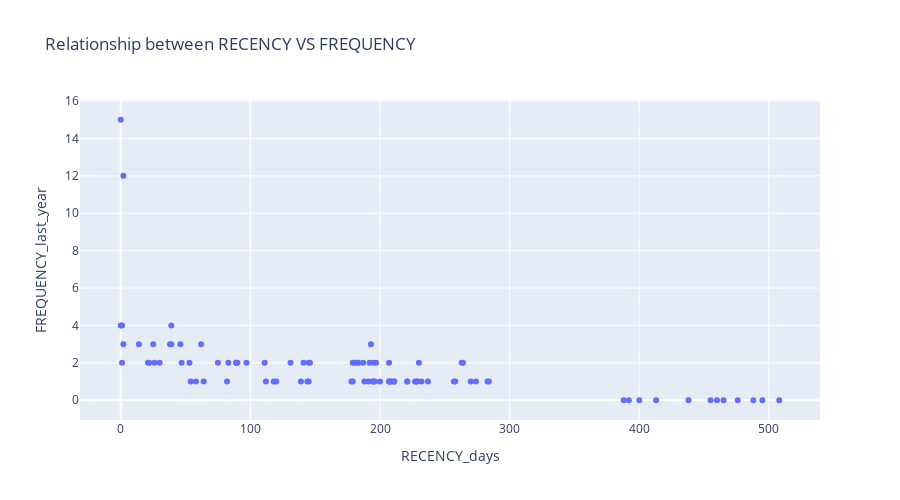

The notebook cell saved with this chart:
### Markdown cell above
Bivariate analysis entails determining the correlation between two features.
Let's check the relationship between the Recency and the Frequency

### Code cell
fig = px.scatter(
    data_frame=customer_df,
    x = "RECENCY_days",
    y= "FREQUENCY_last_year",
    title = "Relationship between RECENCY VS FREQUENCY",
    # color = "COUNTRY",
    height=500
)
fig.show()

### Figure 1 — Plotly figure (JSON) as saved in the notebook; plotly's stock layout.template omitted (floating-point values rounded to 4 significant figures)
{"data": [{"hovertemplate": "RECENCY_days=%{x}<br>FREQUENCY_last_year=%{y}<extra></extra>", "legendgroup": "", "marker": {"color": "#636efa", "symbol": "circle"}, "mode": "markers", "name": "", "orientation": "v", "showlegend": false, "type": "scatter", "x": [195, 64, 264, 83, 187, 22, 183, 118, 232, 54, 179, 207, 258, 207, 112, 438, 388, 221, 229, 191, 257, 460, 131, 97, 211, 196, 465, 46, 1, 400, 495, 90, 188, 0, 89, 26, 178, 25, 38, 221, 270, 237, 21, 192, 0, 197, 75, 145, 230, 508, 209, 82, 47, 228, 144, 2, 194, 195, 181, 283, 208, 263, 413, 120, 1, 30, 62, 200, 284, 141, 14, 455, 89, 476, 183, 2, 179, 145, 392, 146, 58, 39, 39, 227, 111, 139, 53, 274, 207, 193, 488, 211], "xaxis": "x", "y": [2, 1, 2, 2, 2, 2, 2, 1, 1, 1, 2, 2, 1, 1, 1, 0, 0, 1, 1, 1, 1, 0, 2, 2, 1, 1, 0, 3, 4, 0, 0, 2, 1, 15, 2, 2, 1, 3, 3, 1, 1, 1, 2, 2, 4, 2, 2, 2, 2, 0, 1, 1, 2, 1, 1, 12, 1, 1, 2, 1, 1, 2, 0, 1, 2, 2, 3, 1, 1, 2, 3, 0, 2, 0, 2, 3, 1, 1, 0, 2, 1, 3, 4, 1, 2, 1, 2, 1, 1, 3, 0, 1], "yaxis": "y"}], "layout": {"height": 500, "legend": {"tracegroupgap": 0}, "title": {"text": "Relationship between RECENCY VS FREQUENCY"}, "xaxis": {"anchor": "y", "domain": [0, 1], "title": {"text": "RECENCY_days"}}, "yaxis": {"anchor": "x", "domain": [0, 1], "title": {"text": "FREQUENCY_last_year"}}}}
